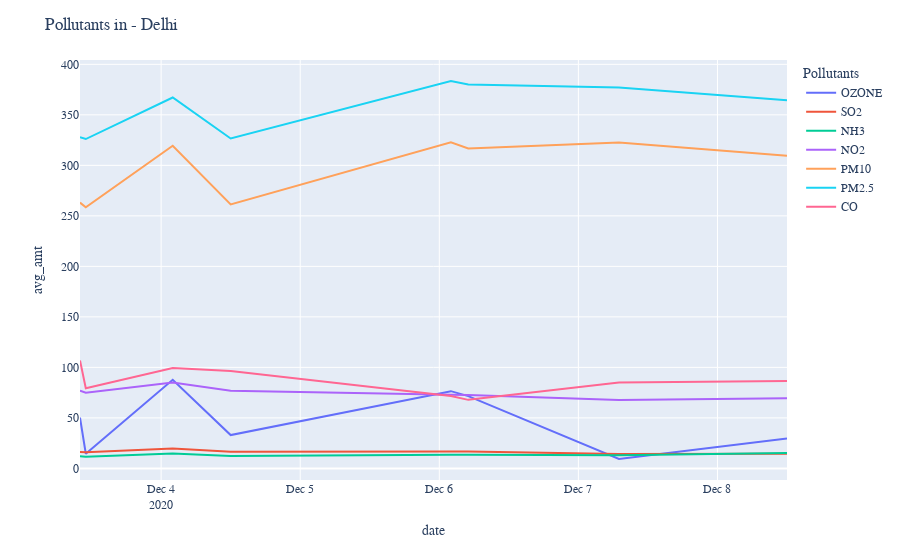

Notebook code for this chart:
### Code cell
def pollutantRegionalOverTime(filterr,choice):
    n=0
    dxff = pandas.DataFrame(columns = ["date", "pollutant","avg_amt"])
    for f in files:
        dxf=pandas.read_csv(f)
        dxf=dxf.drop_duplicates()
        dxf=dxf.drop(dxf.index[[10]])
        dxf=dxf.drop('pollutant_unit',axis=1)
        dxf= dxf.fillna(0.0001)

        dxf['pollutant_min']=dxf['pollutant_min'].astype('float')
        dxf['pollutant_max']=dxf['pollutant_max'].astype('float')
        dxf['pollutant_avg']=dxf['pollutant_avg'].astype('float')
        dxf=dxf[dxf[filterr]==choice]

        labels = dxf['pollutant_id'].unique()
        date=dxf['last_update'].mode()[0]
        for i in labels:
            cc=dxf[dxf['pollutant_id']==i]
            mean_val = cc['pollutant_avg'].mean()

            dxff.loc[n] = [date,i,mean_val]
            n+=1
    dxff['date'] =pd.to_datetime(dxff.date,format='%d-%m-%Y %H:%M:%S')
    dxff=dxff.sort_values(by='date') 
    fig = px.line(dxff, x='date', y='avg_amt',
            color="pollutant",
            line_group="pollutant")
    fig.update_layout(
    title="Pollutants in - {} ".format(choice),
    legend_title="Pollutants",
    font=dict(
        family="Courier New, monospace",
        size=12,
        )
        )
    filename="outs/(TIME)Pollutants in - {} ".format(choice)
    # fig.write_html("{}.html".format(filename))
    fig.show()
    return(dxff)


    
    

a=pollutantRegionalOverTime('city','Delhi')

### Figure 1 — Plotly figure (JSON) as saved in the notebook; plotly's stock layout.template omitted (floating-point values rounded to 4 significant figures)
{"data": [{"hovertemplate": "pollutant=OZONE<br>date=%{x}<br>avg_amt=%{y}<extra></extra>", "legendgroup": "OZONE", "line": {"color": "#636efa", "dash": "solid"}, "mode": "lines", "name": "OZONE", "orientation": "v", "showlegend": true, "type": "scatter", "x": ["2020-12-03T10:00:00", "2020-12-03T11:00:00", "2020-12-04T02:00:00", "2020-12-04T12:00:00", "2020-12-06T02:00:00", "2020-12-06T05:00:00", "2020-12-07T07:00:00", "2020-12-08T12:00:00"], "xaxis": "x", "y": [50.26, 14.51, 87.68, 32.97, 76.45, 71.55, 9.289, 29.53], "yaxis": "y"}, {"hovertemplate": "pollutant=SO2<br>date=%{x}<br>avg_amt=%{y}<extra></extra>", "legendgroup": "SO2", "line": {"color": "#EF553B", "dash": "solid"}, "mode": "lines", "name": "SO2", "orientation": "v", "showlegend": true, "type": "scatter", "x": ["2020-12-03T10:00:00", "2020-12-03T11:00:00", "2020-12-04T02:00:00", "2020-12-04T12:00:00", "2020-12-06T02:00:00", "2020-12-06T05:00:00", "2020-12-07T07:00:00", "2020-12-08T12:00:00"], "xaxis": "x", "y": [16.26, 16.09, 19.65, 16.42, 16.72, 16.66, 14.29, 14.38], "yaxis": "y"}, {"hovertemplate": "pollutant=NH3<br>date=%{x}<br>avg_amt=%{y}<extra></extra>", "legendgroup": "NH3", "line": {"color": "#00cc96", "dash": "solid"}, "mode": "lines", "name": "NH3", "orientation": "v", "showlegend": true, "type": "scatter", "x": ["2020-12-03T10:00:00", "2020-12-03T11:00:00", "2020-12-04T02:00:00", "2020-12-04T12:00:00", "2020-12-06T02:00:00", "2020-12-06T05:00:00", "2020-12-07T07:00:00", "2020-12-08T12:00:00"], "xaxis": "x", "y": [12.03, 11.63, 14.84, 12.16, 13.59, 13.44, 13.0, 15.22], "yaxis": "y"}, {"hovertemplate": "pollutant=NO2<br>date=%{x}<br>avg_amt=%{y}<extra></extra>", "legendgroup": "NO2", "line": {"color": "#ab63fa", "dash": "solid"}, "mode": "lines", "name": "NO2", "orientation": "v", "showlegend": true, "type": "scatter", "x": ["2020-12-03T10:00:00", "2020-12-03T11:00:00", "2020-12-04T02:00:00", "2020-12-04T12:00:00", "2020-12-06T02:00:00", "2020-12-06T05:00:00", "2020-12-07T07:00:00", "2020-12-08T12:00:00"], "xaxis": "x", "y": [77.0, 74.86, 85.0, 76.78, 72.95, 72.57, 67.76, 69.41], "yaxis": "y"}, {"hovertemplate": "pollutant=PM10<br>date=%{x}<br>avg_amt=%{y}<extra></extra>", "legendgroup": "PM10", "line": {"color": "#FFA15A", "dash": "solid"}, "mode": "lines", "name": "PM10", "orientation": "v", "showlegend": true, "type": "scatter", "x": ["2020-12-03T10:00:00", "2020-12-03T11:00:00", "2020-12-04T02:00:00", "2020-12-04T12:00:00", "2020-12-06T02:00:00", "2020-12-06T05:00:00", "2020-12-07T07:00:00", "2020-12-08T12:00:00"], "xaxis": "x", "y": [263.1, 258.4, 319.4, 261.4, 322.9, 316.7, 322.6, 309.4], "yaxis": "y"}, {"hovertemplate": "pollutant=PM2.5<br>date=%{x}<br>avg_amt=%{y}<extra></extra>", "legendgroup": "PM2.5", "line": {"color": "#19d3f3", "dash": "solid"}, "mode": "lines", "name": "PM2.5", "orientation": "v", "showlegend": true, "type": "scatter", "x": ["2020-12-03T10:00:00", "2020-12-03T11:00:00", "2020-12-04T02:00:00", "2020-12-04T12:00:00", "2020-12-06T02:00:00", "2020-12-06T05:00:00", "2020-12-07T07:00:00", "2020-12-08T12:00:00"], "xaxis": "x", "y": [327.8, 326.1, 367.2, 326.6, 383.5, 380.0, 377.1, 364.4], "yaxis": "y"}, {"hovertemplate": "pollutant=CO<br>date=%{x}<br>avg_amt=%{y}<extra></extra>", "legendgroup": "CO", "line": {"color": "#FF6692", "dash": "solid"}, "mode": "lines", "name": "CO", "orientation": "v", "showlegend": true, "type": "scatter", "x": ["2020-12-03T10:00:00", "2020-12-03T11:00:00", "2020-12-04T02:00:00", "2020-12-04T12:00:00", "2020-12-06T02:00:00", "2020-12-06T05:00:00", "2020-12-07T07:00:00", "2020-12-08T12:00:00"], "xaxis": "x", "y": [106.9, 79.39, 99.32, 96.34, 71.7, 67.84, 85.03, 86.55], "yaxis": "y"}], "layout": {"font": {"family": "Courier New, monospace", "size": 12}, "legend": {"title": {"text": "Pollutants"}, "tracegroupgap": 0}, "margin": {"t": 60}, "title": {"text": "Pollutants in - Delhi "}, "xaxis": {"anchor": "y", "domain": [0, 1], "title": {"text": "date"}}, "yaxis": {"anchor": "x", "domain": [0, 1], "title": {"text": "avg_amt"}}}}
